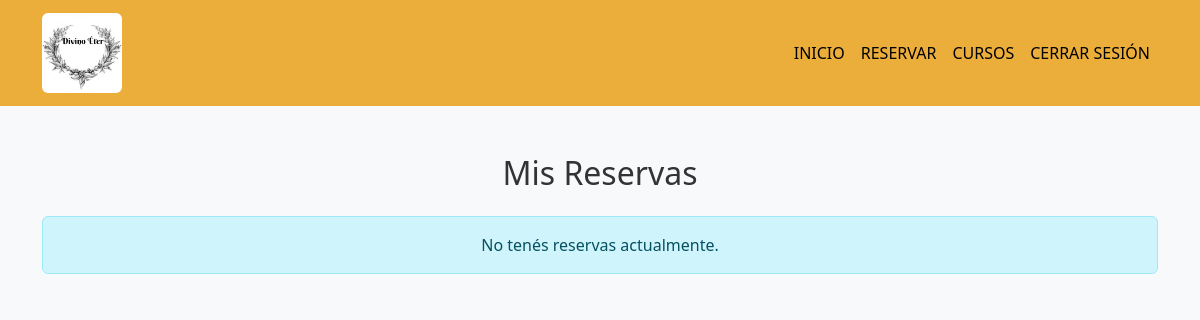
The page / (signed in) on the database as committed earlier.
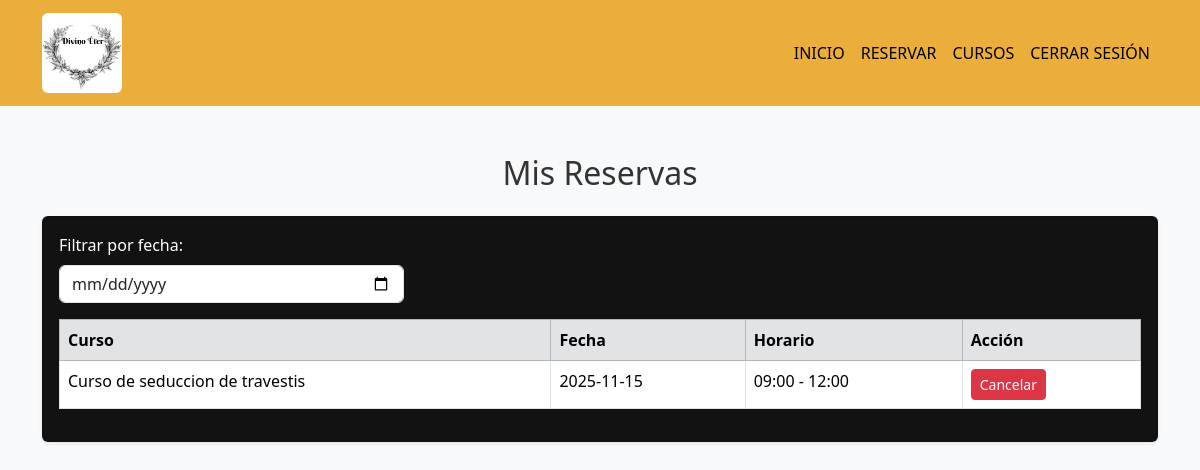
The same page on the database as committed later.
### tables this page shows
CREATE TABLE `reserva` (
  `id_reserva` int(10) UNSIGNED NOT NULL,
  `id_horario` int(10) UNSIGNED NOT NULL,
  `id_curso` int(10) UNSIGNED NOT NULL,
  `id_usuario` int(10) UNSIGNED NOT NULL,
  `fecha_reserva` date NOT NULL,
  `hora_inicio` time NOT NULL,
  `hora_fin` time NOT NULL,
  `estado` enum('confirmada','cancelada') DEFAULT 'confirmada',
  `creado_en` timestamp NOT NULL DEFAULT current_timestamp()
);

CREATE TABLE `cursos` (
  `id_curso` int(10) UNSIGNED NOT NULL,
  `id_cliente` int(10) UNSIGNED NOT NULL,
  `descripcion` tinytext NOT NULL,
  `titulo` varchar(255) NOT NULL
);

### index.php (the view, shortened to what this page needs)
<?php
require_once './includes/db.php';
?>
<!doctype html>
<html lang="es">
<head>
  <link href="https://cdn.jsdelivr.net/npm/bootstrap@5.3.2/dist/css/bootstrap.min.css" rel="stylesheet">
  <link rel="stylesheet" href="assets/css/styles.css">
</head>
<body class="bg-light">
  <?php include './includes/navbar.php'; ?>
  <main class="container py-5">
  <?php if (empty($_SESSION['user_id'])): ?>
    <div class="text-center">
      <h1 class="display-5 mb-3">Bienvenido a Divino Éter</h1>
      <p class="lead mb-4">Iniciá sesión para ver tus reservas o crear nuevos cursos.</p>
      <a href="login.php" class="btn btn-primary btn-lg me-2">Iniciar sesión</a>
      <a href="register.php" class="btn btn-outline-secondary btn-lg">Registrarse</a>
    </div>
  <?php else: ?>
    <?php
    $stmt = $mysqli->prepare("
      SELECT r.id_reserva, c.titulo AS curso, r.fecha_reserva, r.hora_inicio, r.hora_fin
      FROM reserva r
      JOIN cursos c ON r.id_curso = c.id_curso
      WHERE r.id_usuario = ?
      ORDER BY r.fecha_reserva, r.hora_inicio
    ");
    $stmt->bind_param('i', $_SESSION['user_id']);
    $stmt->execute();
    $result = $stmt->get_result();
    $reservas = $result->fetch_all(MYSQLI_ASSOC);
    ?>
    <h2 class="mb-4 text-center">Mis Reservas</h2>
    <?php if (empty($reservas)): ?>
      <div class="alert alert-info text-center">No tenés reservas actualmente.</div>
    <?php else: ?>
      <div class="card shadow-sm">
        <div class="card-body">
          <div class="row mb-3">
            <div class="col-md-4">
              <label for="filterFecha" class="form-label">Filtrar por fecha:</label>
              <input type="date" id="filterFecha" class="form-control">
            </div>
          </div>
          <div class="table-responsive">
            <table class="table table-bordered table-hover bg-white" id="tablaReservas">
              <thead class="table-secondary">
                <tr>
                  <th>Curso</th>
                  <th>Fecha</th>
                  <th>Horario</th>
                  <th>Acción</th>
                </tr>
              </thead>
              <tbody>
                <?php foreach ($reservas as $r): ?>
                <tr>
                  <td><?= htmlspecialchars($r['curso']) ?></td>
                  <td><?= htmlspecialchars($r['fecha_reserva']) ?></td>
                  <td>
                    <?= htmlspecialchars(substr($r['hora_inicio'],0,5)) ?>
                     -
                    <?= htmlspecialchars(substr($r['hora_fin'],0,5)) ?>
                  </td>
                  <td>
                    <button class="btn btn-danger btn-sm cancelar" data-id="<?= $r['id_reserva'] ?>">
                      Cancelar
                    </button>
                  </td>
                </tr>
                <?php endforeach; ?>
              </tbody>
            </table>
          </div>
        </div>
      </div>
    <?php endif; ?>
  <?php endif; ?>
  </main>
</body>
</html>

### includes/navbar.php (shortened to what this page needs)
<nav class="navbar navbar-expand-lg navbar-dark bg-dark">
  <div class="container">
<a class="navbar-brand d-flex align-items-center" href="../index.php">
  <div style="width:80px;height:80px;background:#fff;border-radius:6px;margin-right:10px;display:flex;align-items:center;justify-content:center;color:#000;font-weight:700;">
    <img src="../assets/logo.png" alt="logo" style="max-width:100%; max-height:100%; object-fit:contain;">
  </div>
</a>
    <div class="collapse navbar-collapse" id="navbarMain">
      <ul class="navbar-nav ms-auto">
        <li class="nav-item"><a class="nav-link" href="../index.php">INICIO</a></li>
        <li class="nav-item"><a class="nav-link" href="../reservar.php">RESERVAR</a></li>
        <?php if(!empty($_SESSION['user_id'])): ?>
          <li class="nav-item"><a class="nav-link" href="../cursos.php">CURSOS</a></li>
          <li class="nav-item"><a class="nav-link" id="logoutBtn" href="#">CERRAR SESIÓN</a></li>
        <?php else: ?>
          <li class="nav-item"><a class="nav-link" href="../register.php">REGISTRARSE</a></li>
          <li class="nav-item"><a class="nav-link" href="../login.php">INICIAR SESIÓN</a></li>
        <?php endif; ?>
      </ul>
    </div>
  </div>
</nav>

### assets/styles.css (style rules this page uses)
:root { --bg:#ECAE3B }
.card { background:#121212;color:#fff }
body { background-color: #f5f5f5; color: #333; }
.navbar { background-color: #ECAE3B !important; }
.navbar a.nav-link, .navbar .navbar-brand { color: #000 !important; }

Rows that differ between the two databases and show on the page:
added reserva: id_curso.titulo "Curso de seduccion de travestis", fecha_reserva "2025-11-15", hora_inicio "09:00", hora_fin "12:00"
Other text that changed with them:
text no longer shown: "No tenés reservas actualmente."
text now shown: "Filtrar por fecha: Curso Fecha Horario Acción"
